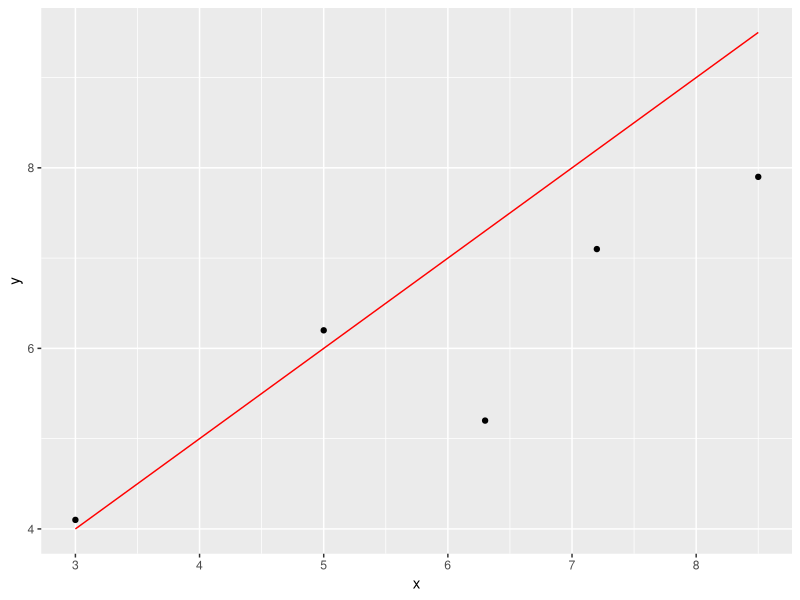

Write the R code that produced this figure. (Note: this script raises an error after producing the figure.)
library(ggplot2)

x = c(3 , 5 , 6.3 , 7.2, 8.5)    #features
y = c(4.1 , 6.2 , 5.2, 7.1, 7.9)   #Labels

data = data.frame(x,y)

w0 = 1
w1 = 1

yh = w0 + w1 * x

error = mean(abs(y-yh))
print(error)

ggplot(data, aes(x,y)) + geom_point() + geom_line(aes(x,yh) , 
                                                  color = 'red')


dew0 = -2 * mean((y-yh))
dew1 = -2 * mean((y -yh) * x)

print(dew0)
print(dew1)
lr = 0.01
w0 = w0 - lr*dew0
w1 = w1 - lr*dew1
print(w0,w1)

yh = w0 + w1 * x

error = mean(abs(y-yh))
print(error)

#Apply gradient descent to let the algorithm learn about w0 & w1
x = c(3 , 5 , 6.3 , 7.2, 8.5)    #features
y = c(4.1 , 6.2 , 5.2, 7.1, 7.9)   #Labels

w0 = 2
w1 = 2.5

yh = w0 + w1 * x

ggplot(data, aes(x,y)) + geom_point() + geom_line(aes(x,yh) , 
                                                  color = 'red')

for (i in 1:50){
  yh = w0 + w1 * x
  dew0 = -2 * mean((y-yh))
  dew1 = -2 * mean((y -yh) * x)
  lr = 0.01
  w0 = w0 - lr*dew0
  w1 = w1 - lr*dew1
  
  error = mean(abs(y-yh))
  print(paste(i ,error , sep=":"))
}

ggplot(data, aes(x,y)) + geom_point() + geom_line(aes(x,yh) , 
                                                  color = 'red')
mae = mean(abs(y-yh))
print(mae)

print(paste(w0, w1))

x_new = 9
print(w0 + w1 * x_new)